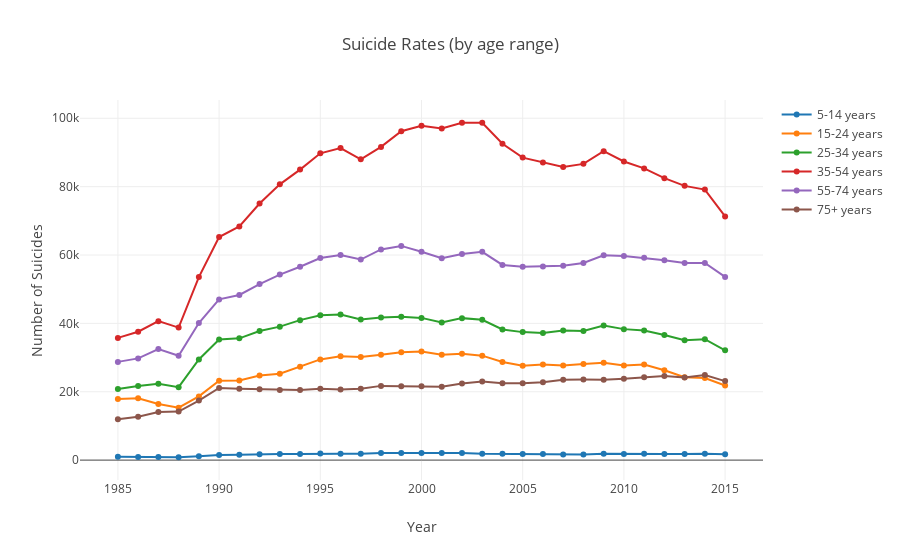

Notebook code cell kept with this figure:
### Code cell
dt_age = df.groupby(['age', 'year']).sum().suicides_no
trace_plot(dt_age, categories=categories_b, title='Suicide Rates (by age range)', x_label='Year', y_label='Number of Suicides')
